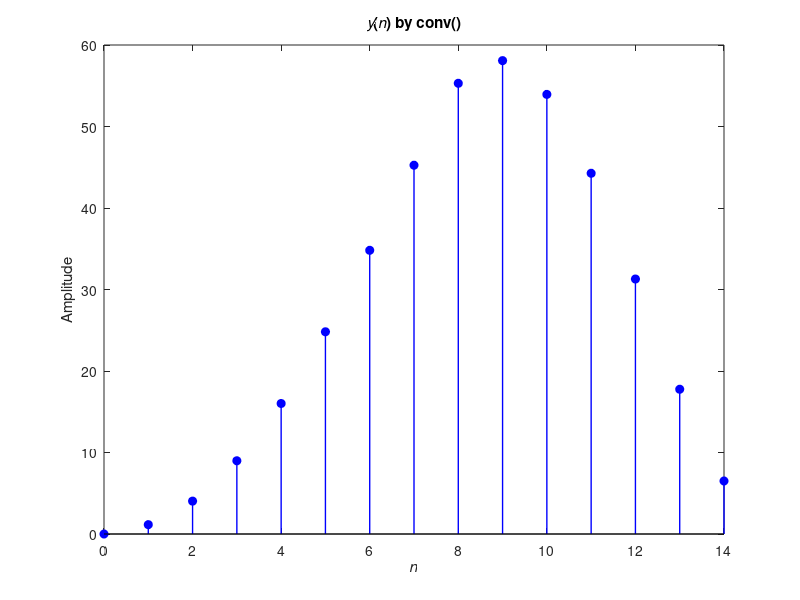
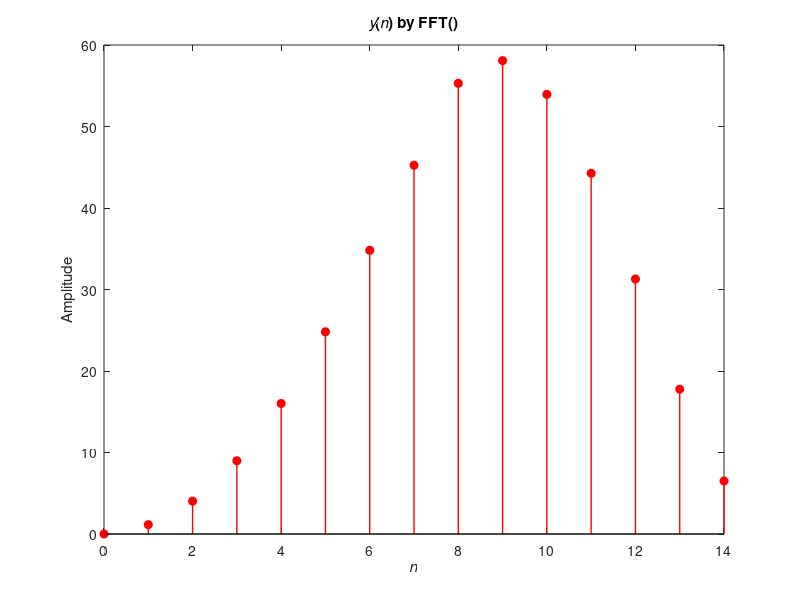

These charts were generated, in order, by the following MATLAB code:
clc; clear; close all; 
nx1 = 0:7; nx2 = 0:15;
x1 = 2*nx1+3; x2 = sin(2*nx1*pi/16);
N1 = length(x1); N2 = length(x2);
N = N1+N2-1;
%% 直接调用线性卷积函数conv计算
y = conv(x1,x2);
%% 快速卷积法
xn1 = [x1 zeros(1, N-N1)]; %对x1(n)补零使得长度为N
xn2 = [x2 zeros(1, N-N2)]; %对x2(n)补零使得长度为N
Xn1 = fft(xn1); %调用快速算法fft求X1(k)=DTF[x1(n)]
Xn2 = fft(xn2); %调用快速算法fft求X2(k)=DTF[x2(n)]
Yn = Xn1.*Xn2; %求Y(k)=X1(k)X2(k)
yn = ifft(Yn); %调用快速逆算法ifft求y(n)=IDFT[Y(k)]
%计算误差
error = y-yn; 
figure(1);
stem(0:N-1,y,'fill','b','linewidth',1.0);
xlabel('\itn'); ylabel('Amplitude'); 
axis([0 N-1 0 60]);
title('{\ity}({\itn}) by conv()'); 
figure(2);
stem(0:N-1,yn,'fill','r','linewidth',1.0);
xlabel('\itn'); ylabel('Amplitude'); 
axis([0 N-1 0 60]);
title('{\ity}({\itn}) by FFT()');
